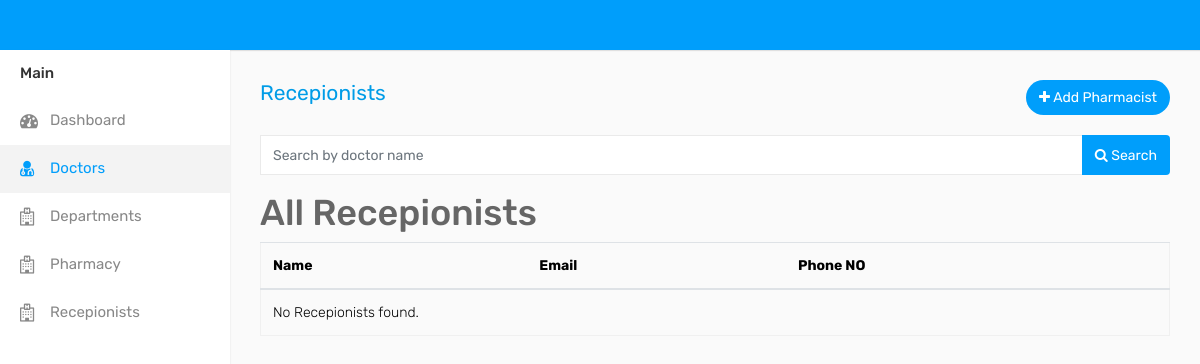
Page /search_rep on the earlier database version.
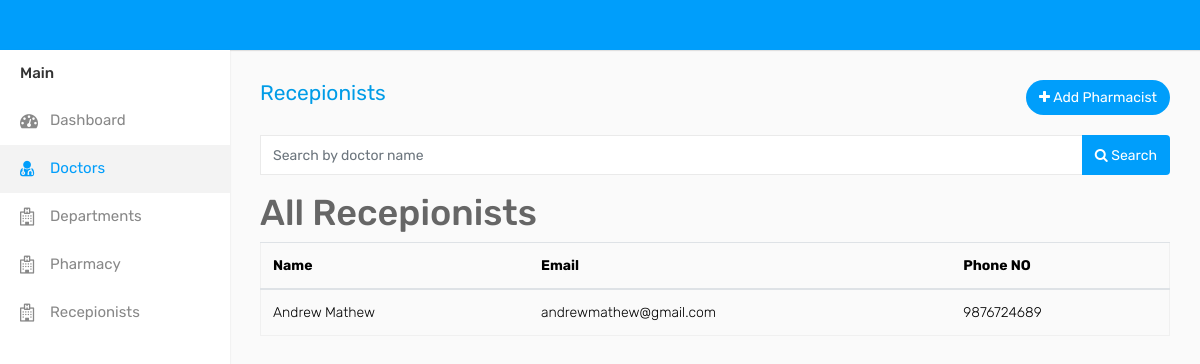
Same page on the later database version.
### eyeapp/models.py (models this page shows, shortened)
class Rep(models.Model):
    user = models.ForeignKey(CustomUser, on_delete=models.CASCADE, blank=True, null=True)
    Name = models.CharField(max_length=110)
    dob = models.CharField(max_length=50, blank=True, null=True)
    city = models.CharField(max_length=110,blank=True, null=True)
    address = models.CharField(max_length=50, blank=True, null=True)
    phn = models.IntegerField()
    gender = models.CharField(max_length=10, choices=[('Male', 'Male'), ('Female', 'Female'), ('Others', 'Others')], blank=True, null=True)
    state = models.CharField(max_length=100, null=True, blank=True)
    country = models.CharField(max_length=100, null=True, blank=True)
    institution = models.CharField(max_length=100, null=True, blank=True)
    subject = models.CharField(max_length=100, null=True, blank=True)
    degree = models.CharField(max_length=100, null=True, blank=True)
    year = models.CharField(max_length=100, null=True, blank=True)

class CustomUser(AbstractUser):
    PATIENT = 1
    DOCTOR = 2
    RECEPTIONIST = 3
    PHARMACIST = 4
    ADMIN = 5
    ROLE_CHOICES = (
        (PATIENT, 'Patient'),
        (DOCTOR, 'Doctor'),
        (RECEPTIONIST, 'Receptionist'),
        (PHARMACIST, 'Pharmacist'),
        (ADMIN, 'Admin'),
    )
    username = None
    first_name = None
    last_name = None
    USERNAME_FIELD = 'email'
    email = models.EmailField(max_length=100, unique=True)
    password = models.CharField(max_length=128)
    role = models.PositiveSmallIntegerField(choices=ROLE_CHOICES, blank=True, null=True, default=1)
    is_admin = models.BooleanField(default=False)
    is_staff = models.BooleanField(default=False)
    is_active = models.BooleanField(default=True)
    is_superadmin = models.BooleanField(default=False)
    REQUIRED_FIELDS = []
    objects = UserManager()

### eyeapp/views.py (the view)
# urls.py: path('search_rep', views.search_rep, name='search_rep'),
def search_rep(request):
    if request.method == "GET":
        search_query = request.GET.get('Name', '')
        recepionists = Rep.objects.filter(Name__icontains=search_query)
        context = {
            'rep': recepionists,
        }
        return render(request, 'rep.html', context)

### templates/rep.html (shortened to what this page needs)
<!DOCTYPE html>
{% load static %}
<html lang="en">
<head>
    <link rel="stylesheet" type="text/css" href="{% static 'assets/css/bootstrap.min.css'%}">
    <link rel="stylesheet" type="text/css" href="{% static 'assets/css/font-awesome.min.css'%}">
    <link rel="stylesheet" type="text/css" href="{% static 'assets/css/select2.min.css'%}">
    <link rel="stylesheet" type="text/css" href="{% static 'assets/css/bootstrap-datetimepicker.min.css'%}">
    <link rel="stylesheet" type="text/css" href="{% static 'assets/css/style.css'%}">
</head>
<body>
    <div class="main-wrapper">
         <div class="header">
        <div class="sidebar" id="sidebar">
            <div class="sidebar-inner slimscroll">
                <div id="sidebar-menu" class="sidebar-menu">
                    <ul>
                        <li class="menu-title">Main</li>
                          <li>
                            <a href="index-2.html"><i class="fa fa-dashboard"></i> <span>Dashboard</span></a>
                        </li>
						<li class="active">
                            <a href=" {% url 'admin_doctors' %}"><i class="fa fa-user-md"></i> <span>Doctors</span></a>
                        </li>
                        <li>
                            <a href="{% url 'departments' %}"><i class="fa fa-hospital-o"></i> <span>Departments</span></a>
                        </li>
                        <li>
                            <a href="{% url 'phar' %}"><i class="fa fa-hospital-o"></i> <span>Pharmacy</span></a>
                        </li>
                        <li>
                            <a href="{% url 'rep' %}"><i class="fa fa-hospital-o"></i> <span>Recepionists</span></a>
                        </li>
                </div>
            </div>
        </div>
        <div class="page-wrapper">
            <div class="content">
                <div class="row">
                    <div class="col-sm-4 col-3">
                        <h4 class="page-title"><a href="{% url 'admin_addphar' %}">Recepionists</h4>
                    </div>
                    <div class="col-sm-8 col-9 text-right m-b-20">
                        <a href="admin_addrep" class="btn btn-primary btn-rounded float-right"><i class="fa fa-plus"></i> Add Pharmacist</a>
                    </div>
                </div>
                <form id="search-form" method="GET" action="{% url 'search_rep' %}">
                    <div class="input-group mb-3">
                        <input type="text" class="form-control" name="Name" placeholder="Search by doctor name">
                        <div class="input-group-append">
                            <button class="btn btn-primary" type="submit"><i class="fa fa-search"></i> Search</button>
                        </div>
                    </div>
                </form>
                <h1>All Recepionists</h1>
                <table class="table">
                    <thead>
                        <tr>
                            <th>Name</th>
                            <th>Email</th>
                            <th>Phone NO</th>
                        </tr>
                    </thead>
                    <tbody>
                        {% for rep in rep %}
                            <tr>
                                 <td>{{ rep.Name }}</td>
                                <td>{{ rep.user.email }}</td>
                                <td>{{ rep.phn }}</td>
                            </tr>
                        {% empty %}
                            <tr>
                                <td colspan="5">No Recepionists found.</td>
                            </tr>
                        {% endfor %}
                    </tbody>
                </table>
                </div>
            </div>
        </div>
    </div>
</body>
</html>

Differences in the rows shown:
added Rep: Name "Andrew Mathew", user.email "andrewmathew@gmail.com", phn "9876724689"
Other differences:
text no longer shown: "No Recepionists found."
